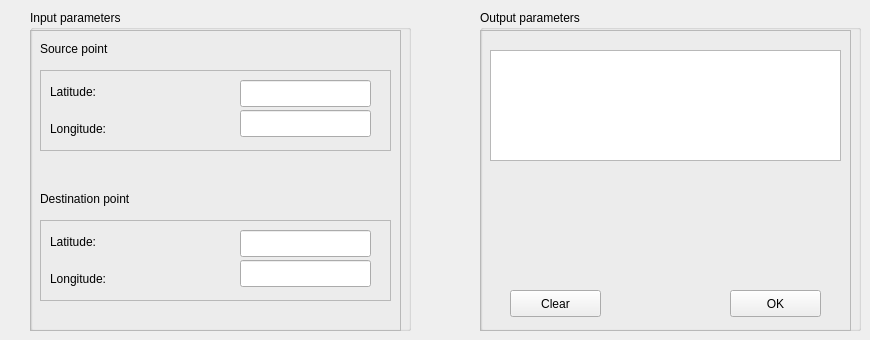
   <widget class="QWidget" name="tab">
    <attribute name="title">
     <string>Distance haversine</string>
    </attribute>
    <widget class="QGroupBox" name="groupBox">
     <property name="geometry">
      <rect>
       <x>30</x>
       <y>10</y>
       <width>381</width>
       <height>321</height>
      </rect>
     </property>
     <property name="title">
      <string>Input parameters</string>
     </property>
     <widget class="QFrame" name="frame">
      <property name="geometry">
       <rect>
        <x>0</x>
        <y>20</y>
        <width>371</width>
        <height>301</height>
       </rect>
      </property>
      <property name="frameShape">
       <enum>QFrame::StyledPanel</enum>
      </property>
      <property name="frameShadow">
       <enum>QFrame::Raised</enum>
      </property>
      <property name="lineWidth">
       <number>1</number>
      </property>
      <widget class="QLabel" name="label">
       <property name="geometry">
        <rect>
         <x>10</x>
         <y>10</y>
         <width>89</width>
         <height>17</height>
        </rect>
       </property>
       <property name="text">
        <string>Source point</string>
       </property>
      </widget>
      <widget class="QFrame" name="frame_3">
       <property name="geometry">
        <rect>
         <x>10</x>
         <y>40</y>
         <width>351</width>
         <height>81</height>
        </rect>
       </property>
       <property name="frameShape">
        <enum>QFrame::StyledPanel</enum>
       </property>
       <property name="frameShadow">
        <enum>QFrame::Raised</enum>
       </property>
       <widget class="QLabel" name="label_3">
        <property name="geometry">
         <rect>
          <x>10</x>
          <y>50</y>
          <width>71</width>
          <height>17</height>
         </rect>
        </property>
        <property name="text">
         <string>Longitude:</string>
        </property>
       </widget>
       <widget class="QLabel" name="label_2">
        <property name="geometry">
         <rect>
          <x>10</x>
          <y>13</y>
          <width>71</width>
          <height>17</height>
         </rect>
        </property>
        <property name="text">
         <string>Latitude:</string>
        </property>
       </widget>
       <widget class="QLineEdit" name="hav_s_lat_input">
        <property name="geometry">
         <rect>
          <x>200</x>
          <y>10</y>
          <width>131</width>
          <height>27</height>
         </rect>
        </property>
       </widget>
       <widget class="QLineEdit" name="hav_s_lon_input">
        <property name="geometry">
         <rect>
          <x>200</x>
          <y>40</y>
          <width>131</width>
          <height>27</height>
         </rect>
        </property>
       </widget>
      </widget>
      <widget class="QLabel" name="label_4">
       <property name="geometry">
        <rect>
         <x>10</x>
         <y>160</y>
         <width>121</width>
         <height>17</height>
        </rect>
       </property>
       <property name="text">
        <string>Destination point</string>
       </property>
      </widget>
      <widget class="QFrame" name="frame_4">
       <property name="geometry">
        <rect>
         <x>10</x>
         <y>190</y>
         <width>351</width>
         <height>81</height>
        </rect>
       </property>
       <property name="frameShape">
        <enum>QFrame::StyledPanel</enum>
       </property>
       <property name="frameShadow">
        <enum>QFrame::Raised</enum>
       </property>
       <widget class="QLabel" name="label_5">
        <property name="geometry">
         <rect>
          <x>10</x>
          <y>50</y>
          <width>71</width>
          <height>17</height>
         </rect>
        </property>
        <property name="text">
         <string>Longitude:</string>
        </property>
       </widget>
       <widget class="QLabel" name="label_6">
        <property name="geometry">
         <rect>
          <x>10</x>
          <y>13</y>
          <width>71</width>
          <height>17</height>
         </rect>
        </property>
        <property name="text">
         <string>Latitude:</string>
        </property>
       </widget>
       <widget class="QLineEdit" name="hav_d_lat_input">
        <property name="geometry">
         <rect>
          <x>200</x>
          <y>10</y>
          <width>131</width>
          <height>27</height>
         </rect>
        </property>
       </widget>
       <widget class="QLineEdit" name="hav_d_lon_input">
        <property name="geometry">
         <rect>
          <x>200</x>
          <y>40</y>
          <width>131</width>
          <height>27</height>
         </rect>
        </property>
       </widget>
      </widget>
     </widget>
    </widget>
    <widget class="QGroupBox" name="groupBox_2">
     <property name="geometry">
      <rect>
       <x>480</x>
       <y>10</y>
       <width>381</width>
       <height>321</height>
      </rect>
     </property>
     <property name="title">
      <string>Output parameters</string>
     </property>
     <widget class="QFrame" name="frame_2">
      <property name="geometry">
       <rect>
        <x>0</x>
        <y>20</y>
        <width>371</width>
        <height>301</height>
       </rect>
      </property>
      <property name="frameShape">
       <enum>QFrame::StyledPanel</enum>
      </property>
      <property name="frameShadow">
       <enum>QFrame::Raised</enum>
      </property>
      <widget class="QTextEdit" name="hav_output">
       <property name="geometry">
        <rect>
         <x>10</x>
         <y>20</y>
         <width>351</width>
         <height>111</height>
        </rect>
       </property>
      </widget>
      <widget class="QPushButton" name="hav_ok_btn">
       <property name="geometry">
        <rect>
         <x>250</x>
         <y>260</y>
         <width>91</width>
         <height>27</height>
        </rect>
       </property>
       <property name="text">
        <string>OK</string>
       </property>
      </widget>
      <widget class="QPushButton" name="hav_clear_btn">
       <property name="geometry">
        <rect>
         <x>30</x>
         <y>260</y>
         <width>91</width>
         <height>27</height>
        </rect>
       </property>
       <property name="text">
        <string>Clear</string>
       </property>
      </widget>
     </widget>
    </widget>
   </widget>
